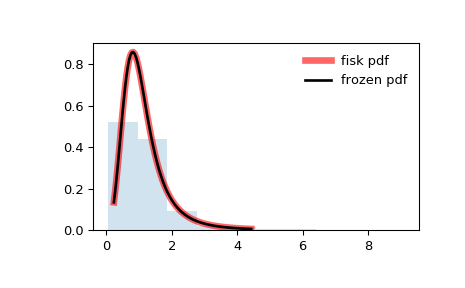

Python code for this plot:
from scipy.stats import fisk
import matplotlib.pyplot as plt
fig, ax = plt.subplots(1, 1)

# Calculate a few first moments:

c = 3.09
mean, var, skew, kurt = fisk.stats(c, moments='mvsk')

# Display the probability density function (``pdf``):

x = np.linspace(fisk.ppf(0.01, c),
                fisk.ppf(0.99, c), 100)
ax.plot(x, fisk.pdf(x, c),
       'r-', lw=5, alpha=0.6, label='fisk pdf')

# Alternatively, the distribution object can be called (as a function)
# to fix the shape, location and scale parameters. This returns a "frozen"
# RV object holding the given parameters fixed.

# Freeze the distribution and display the frozen ``pdf``:

rv = fisk(c)
ax.plot(x, rv.pdf(x), 'k-', lw=2, label='frozen pdf')

# Check accuracy of ``cdf`` and ``ppf``:

vals = fisk.ppf([0.001, 0.5, 0.999], c)
np.allclose([0.001, 0.5, 0.999], fisk.cdf(vals, c))
# True

# Generate random numbers:

r = fisk.rvs(c, size=1000)

# And compare the histogram:

ax.hist(r, density=True, histtype='stepfilled', alpha=0.2)
ax.legend(loc='best', frameon=False)
plt.show()
